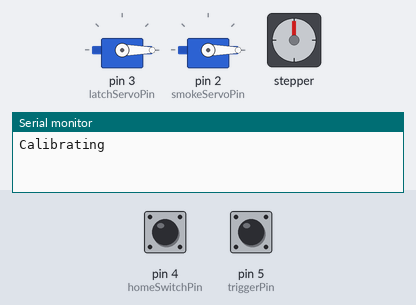
A sketch run on a simulated Arduino Uno, built with avr-gcc and run on an emulated ATmega328P. Shown: 2 × servo, stepper motor, the last lines printed to the serial monitor. Inputs (shaded band) come from the test bench; at power-on: pin 4 (homeSwitchPin) HIGH, pin 5 (triggerPin) HIGH. Stepper angles assume 200 steps per turn.

Above: at 4.3 s.
4.4 s: pin 4 (homeSwitchPin) pulled LOW for 0.15 s
At 4.91 s:
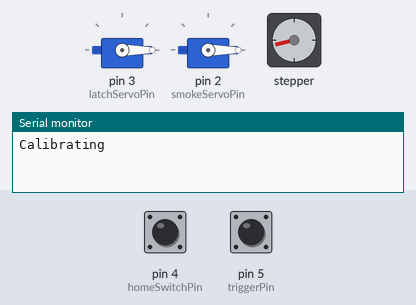
At 10.3 s:
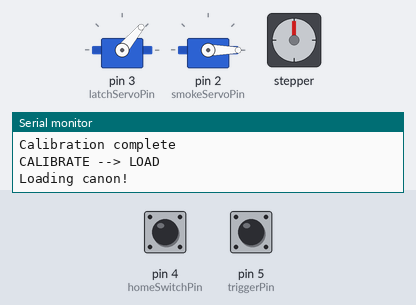
Timing chart, 0 to 22.4 s (numbered marks = the images above; inputs shaded):
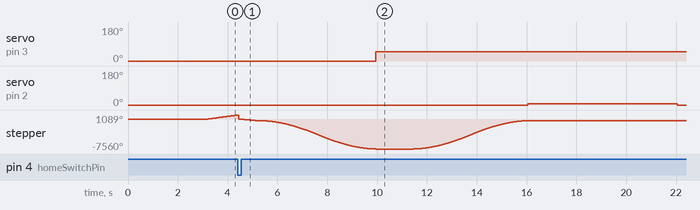

Measured:
- after the input at 4.4 s, servo on pin 3 (latchServoPin): 0° → 50° after 5.5 s; servo on pin 2 (smokeServoPin): 0° → 7° after 11.6 s, → 0° 6.0 s later

The sketch:

fogshooter.ino
```cpp
/* Example sketch to control a stepper motor with TB6600 stepper motor driver, AccelStepper library and Arduino: acceleration and deceleration. More info: https://www.makerguides.com */

// Include the AccelStepper library:
#include <AccelStepper.h>
#include <Servo.h>
#include <Bounce2.h>

#define dirPin 6 //direction of stepper
#define stepPin 7 //send steps to stepper
#define motorInterfaceType 1
#define homeSwitchPin 4 //limit switch pin
#define triggerPin 5 //press button to fire --replace with a low signal from arduino
#define latchServoPin 3
#define smokeServoPin 2
#define webPin 12
int steps;

// Latch values
#define latchOpen 0
#define latchClosed 50
#define latchDelay 1500

// Stepper coordinates
#define stepperBackward 500
#define stepperStartPos -200
#define stepperLoadPos -4200

// Smoke machine
#define smokeDeactive 0
#define smokeActive 7
#define smokeFillTime 6000

int buttonState;             // the current reading from the input pin
int webSignal;
int homeSwitchState = 1;

enum State {
  CALIBRATE = 0,
  LOAD,
  FIRE,
  IDLE
};
State state;

// Create a new instance of the AccelStepper class:
AccelStepper stepper = AccelStepper(motorInterfaceType, stepPin, dirPin);

Servo latchServo;
Servo smokeServo;

 // Instantiate a Bounce object
Bounce triggerButton = Bounce();
Bounce homeSwitch = Bounce();

void setup() {
  // Set the maximum speed and acceleration:
  stepper.setMaxSpeed(2000);
  stepper.setAcceleration(1000);
  Serial.begin(115200);
  delay(100);

  // Attach the debouncer to a pin with INPUT_PULLUP mode
  triggerButton.attach(triggerPin, INPUT_PULLUP);
  homeSwitch.attach(homeSwitchPin, INPUT_PULLUP);
  // Use a debounce interval of 25 milliseconds
  triggerButton.interval(25);
  homeSwitch.interval(25);

  pinMode(webPin, INPUT_PULLUP);
  pinMode(homeSwitchPin, INPUT_PULLUP); //limit switch to detect home

  latchServo.attach(latchServoPin); // Must write initial value to latch servo as default is unknown
  latchServo.write(latchOpen);
  delay(latchDelay);
  smokeServo.attach(smokeServoPin);
  smokeServo.write(smokeDeactive);
  delay(latchDelay);

  /* Set initial state */
  state = CALIBRATE;
}

void loop() {
  /* Refresh button state */
  triggerButton.update();
  /* Read web signal */
  webSignal = 0; // digitalRead(webPin);

  switch (state)
  {
  case CALIBRATE:
    /* Only runs once */
    Serial.println("Calibrating");
    calibrateStepper();
    Serial.println("Calibration complete");

    /* Once calibrated, change to load state */
    Serial.println("CALIBRATE --> LOAD");
    state = LOAD;
    break;

  case LOAD:
    /* Move forwards, latch, retract and fill */
    Serial.println("Loading canon!");
    loadCanon();

    /* Once loaded, change to idle state */
    Serial.println("LOAD --> IDLE");
    state = IDLE;
    break;

  case FIRE:
    /* Fire cannon! */
    Serial.println("Fire in the hole!");
    fireCanon();
    Serial.println("FIRE --> LOAD");
    state = LOAD;
    break;

  case IDLE:
    /* Read button press or web server signal */
    if (triggerButton.read() == 0 || webSignal == 1)
    {
      /* If signal received, set to fire state */
      Serial.println("IDLE --> FIRE");
      state = FIRE;
    }
    break;

  default:
    Serial.println("Invalid state");
    break;
  }
}

void calibrateStepper() {
  // Move stepper backward until home switch is toggled
  while (homeSwitchState) {
    homeSwitch.update();
    homeSwitchState = homeSwitch.read();
    stepper.setSpeed(stepperBackward);
    stepper.runSpeed();
  }
  // Set orin to home switch
  stepper.setCurrentPosition(0);

  // Move stepper slightly forwards
  stepper.moveTo(stepperStartPos);
  stepper.runToPosition();
}

void loadCanon() {
  /* Advance towards carriage */
  stepper.moveTo(stepperLoadPos);
  stepper.runToPosition();

  /* Close latch */
  latchServo.write(latchClosed);
  delay(latchDelay);

  /* Retract to load */
  stepper.moveTo(stepperStartPos);
  stepper.runToPosition();

  /* Start filling with smoke */
  smokeServo.write(smokeActive);
  delay(smokeFillTime);
  smokeServo.write(smokeDeactive);
}

void fireCanon() {
  /* Fire canon by opening latch */
  latchServo.write(latchOpen);
  delay(latchDelay);
}
```
